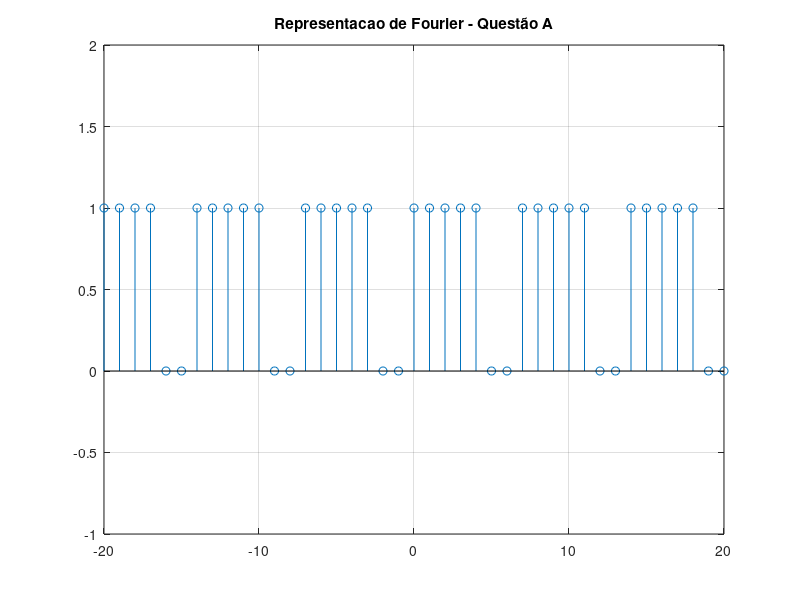
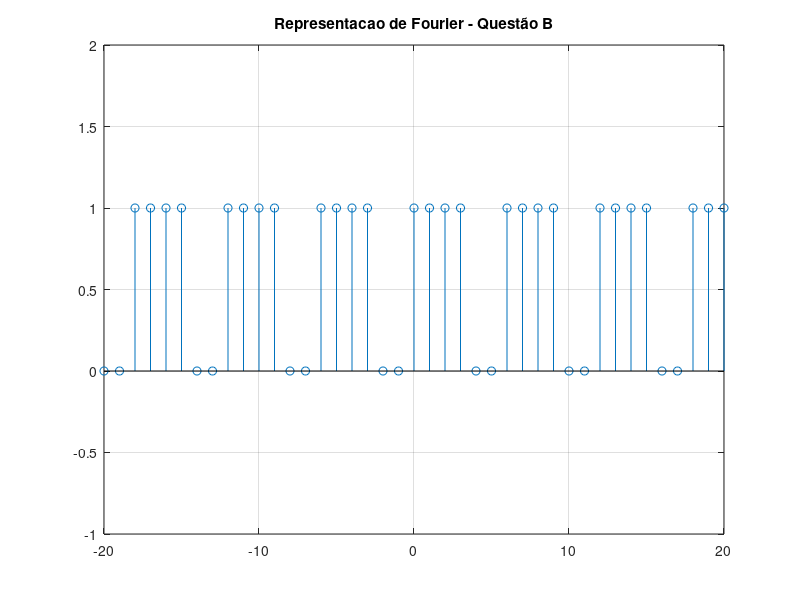
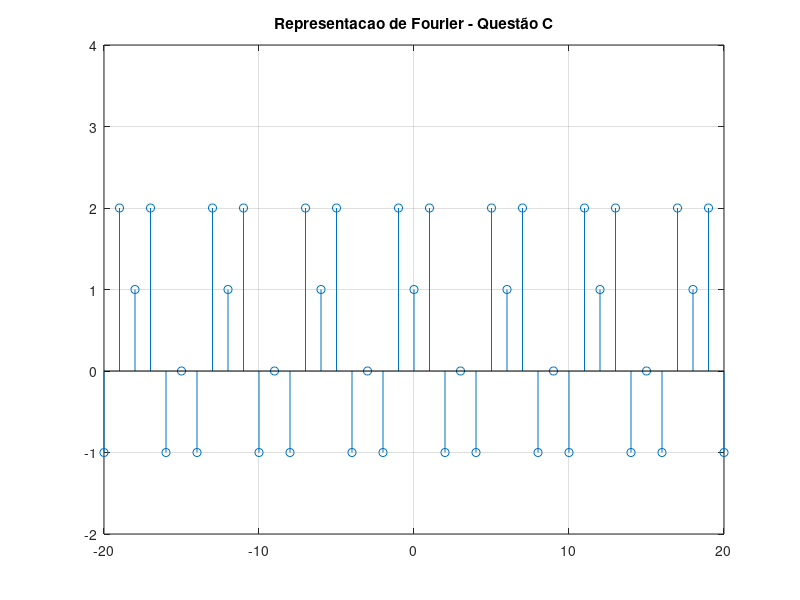

The MATLAB source for these figures, in order:
clear all
clc

%LETRA A

n = -20:20;
N = 7;
N1 = 4;
x = 5/N;

for k=1:N-1
    x = x + (1/N*((exp(-j*k*(2*pi/N)*(N1+1)) - 1)/(exp(-j*k*(2*pi/N)) - 1)))*exp(j*k*(2*pi/N).*n);
end



figure(1)
stem(n,real(x))
title('Representacao de Fourier - Questão A')
grid();
axis([-20 20 -1 2])

%LETRA B

n = -20:20;
N = 6;
N1 = 3;
x = 4/N;

for k=1:N-1
    x = x + (1/N*((exp(-j*k*(2*pi/N)*(N1+1)) - 1)/(exp(-j*k*(2*pi/N)) - 1) ))*exp(j*k*(2*pi/N).*n);
end



figure(2)
stem(n,real(x))
title('Representacao de Fourier - Questão B')
grid();
axis([-20 20 -1 2])

%LETRA C

n = -20:20;
N = 6;
N1 = 5;
x = 3/N;

for k=1:N-1
    x = x + (1/N*(1 + (2*exp(-j*k*(2*pi/N))) - (exp(-j*k*(2*pi/N)*2)) - (exp(-j*k*(2*pi/N)*4)) + (2*exp(-j*k*(2*pi/N)*5)) ))*exp(j*k*(2*pi/N).*n);
end

figure(3)
stem(n,real(x))
title('Representacao de Fourier - Questão C')
grid();
axis([-20 20 -2 4])
